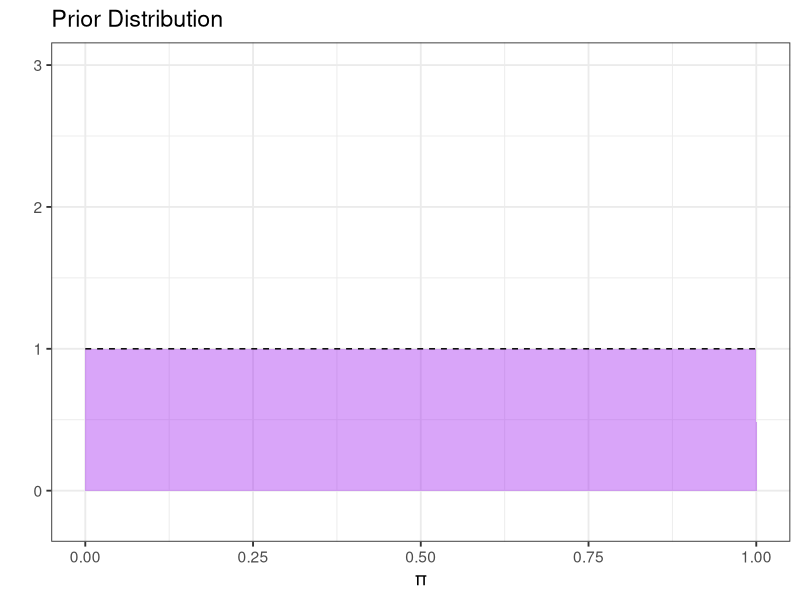
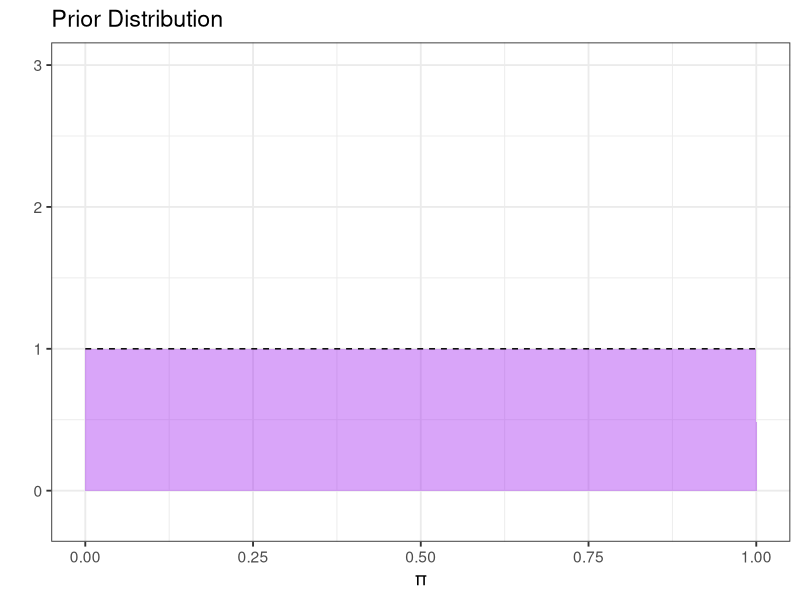
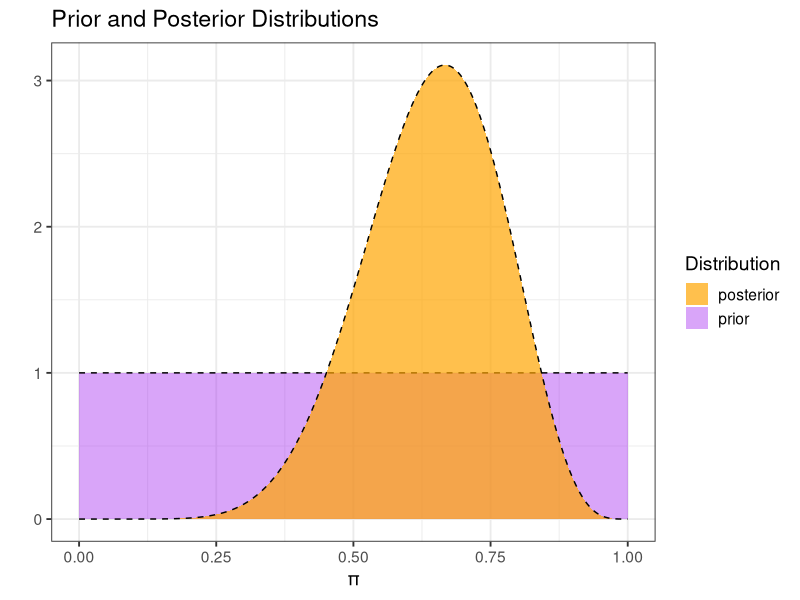

Write the R code that produced these figures, in order.
## ---- chunk 1
knitr::opts_chunk$set(echo = TRUE)
options(kable_styling_bootstrap_options = c("hover", "striped"))

library(tidyverse)
library(kableExtra)

theme_set(theme_bw(base_size = 14))
## ---- chunk 2
alpha <- 1
beta <- 1
#Fewer points results in more jagged pictures
grid_pts <- 500

#Create prior distribution 
my_dists_prop <- tibble(
  pi = seq(0, 1, length.out = grid_pts), #possible proportion values
  prior_prob = dbeta(pi, alpha, beta) #prior probability
)

#Plot prior distribution
my_dists_prop %>%
  ggplot() + 
  geom_area(aes(x = pi, y = prior_prob), 
            fill = "purple", alpha = 0.4) + 
  geom_line(aes(x = pi, y = prior_prob),
            linetype = "dashed") + 
  labs(
    title = "Prior Distribution",
    x = "π",
    y = ""
  ) + 
  ylim(c(-0.2, 3))
## ---- chunk 3
alpha <- 1
beta <- 1
#Fewer points results in more jagged pictures
grid_pts <- 500

#Create prior distribution 
my_dists_prop <- tibble(
  pi = seq(0, 1, length.out = grid_pts), #possible proportion values
  prior_prob = dbeta(pi, alpha, beta) #prior probability
)

#Plot prior distribution
my_dists_prop %>%
  ggplot() + 
  geom_area(aes(x = pi, y = prior_prob), 
            fill = "purple", alpha = 0.4) + 
  geom_line(aes(x = pi, y = prior_prob),
            linetype = "dashed") + 
  labs(
    title = "Prior Distribution",
    x = "π",
    y = ""
  ) + 
  ylim(c(-0.2, 3))
## ---- chunk 4
nobs <- 12
set.seed(071524)
my_data <- tibble(
  obs_id = 1:nobs,
  status = sample(c("yes", "no"), 
                  size = nobs,
                  prob = c(0.7, 0.3), 
                  replace = TRUE)
)

num_yes <- my_data %>%
  filter(status == "yes") %>%
  nrow()

print(paste0("Of the ",
             nobs,
             " observations, the number of positive responses was ",
             num_yes,
             "."))
## ---- chunk 5
#Construct the posterior
my_dists_prop <- my_dists_prop %>%
  mutate(
    #Compute likelihood using binomial distribution
    likelihood = choose(nobs, num_yes)*pi^(num_yes)*(1 - pi)^(nobs - num_yes), 
    #Compute posterior as likelihood*prior
    post_prob = likelihood*prior_prob,
    #Normalize posterior
    post_prob_normalized = post_prob/(sum(post_prob)*1/grid_pts))

#Plot prior and posterior
my_dists_prop %>%
  ggplot() + 
  geom_area(aes(x = pi, y = prior_prob, fill = "prior"), 
            alpha = 0.4) + 
  geom_line(aes(x = pi, y = prior_prob),
            linetype = "dashed") + 
  geom_area(aes(x =pi, y = post_prob_normalized, fill = "posterior"), 
            alpha = 0.7) + 
  geom_line(aes(x = pi, y = post_prob_normalized),
            linetype = "dashed") +
  labs(
    title = "Prior and Posterior Distributions",
    x = "π",
    y = "",
    fill = "Distribution"
  ) +
  scale_fill_manual(values = c("prior" = "purple", "posterior" = "orange"))
